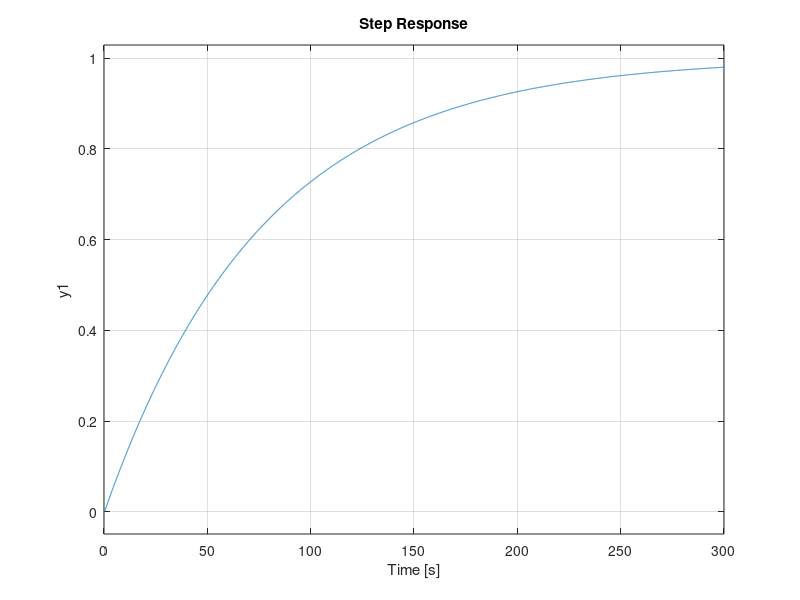
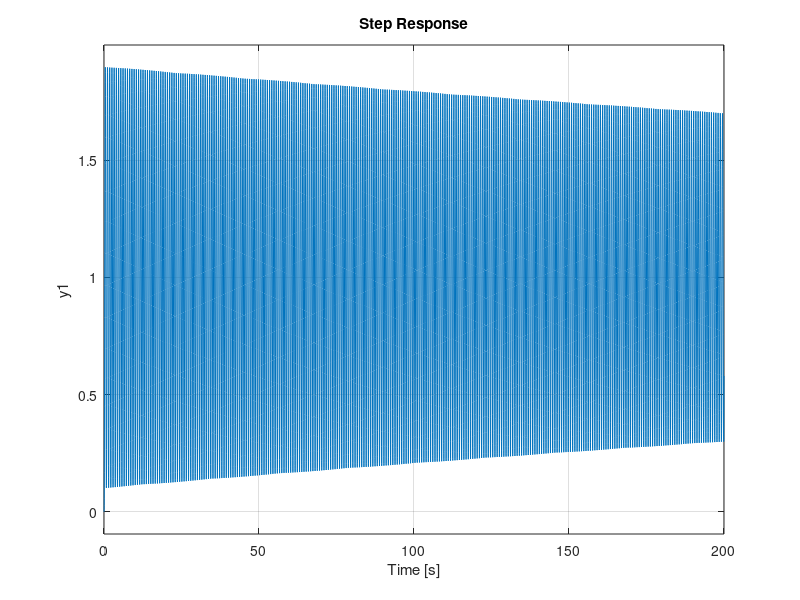
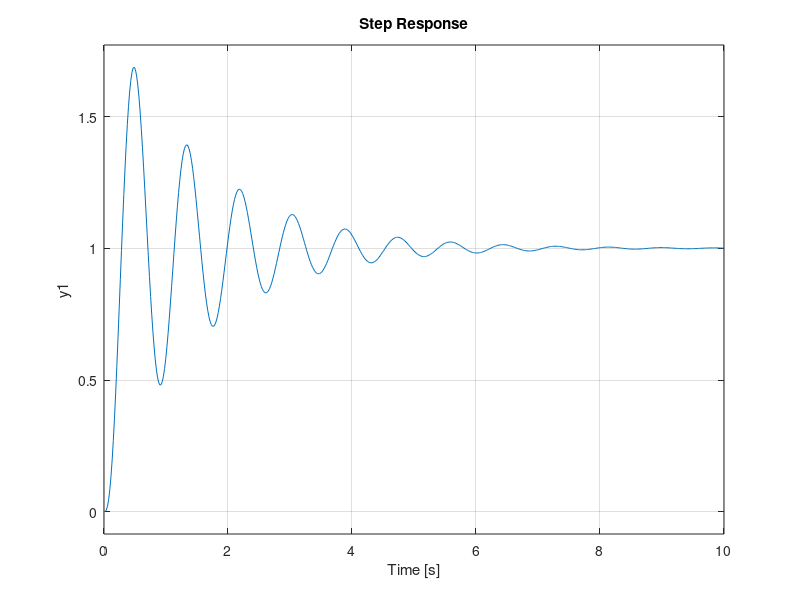
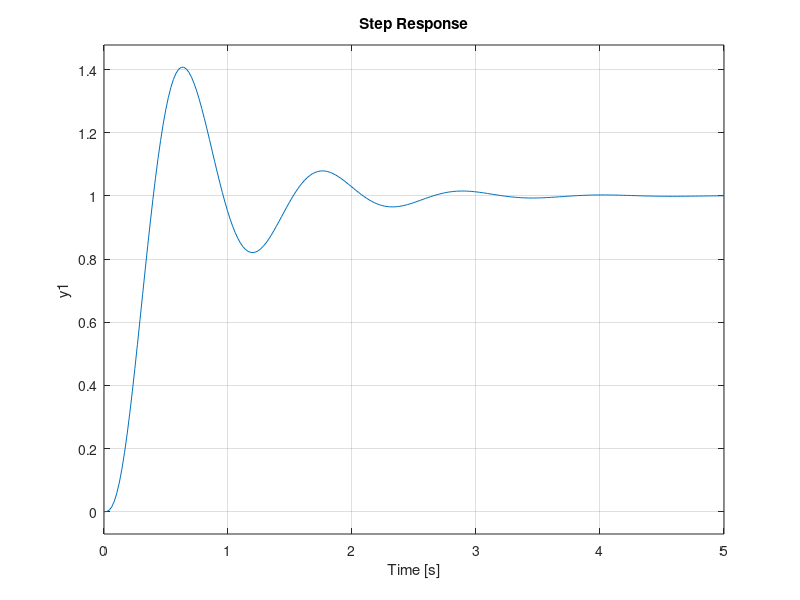

Here is the MATLAB script that generated these plots, in order:
function [] = testing_k_values
g=tf(1,[1 18 77 0]); %plant of the system
%these are the different values of kp that will be tested
Kp1=1;
Kp2=1385;
Kp3=918;
Kp4=500;
Kp5=5000;
%the following lines are the different closed loop transfer functions, one
%for each value of kp [this is a unity feedback system]
c1=feedback(Kp1*g,1,-1);
c2=feedback(Kp2*g,1,-1);
c3=feedback(Kp3*g,1,-1);
c4=feedback(Kp4*g,1,-1);
c5=feedback(Kp5*g,1,-1);
%the lines below display the 5 different figures, each labeled respectively
figure('Name','Testing for Kp of 1','NumberTitle','off');
step(c1);
figure('Name','Testing for Kp of 1385','NumberTitle','off');
step(c2);
figure('Name','Testing for Kp of 918','NumberTitle','off');
step(c3);
figure('Name','Testing for Kp of 500','NumberTitle','off');
step(c4);
figure('Name','Testing for Kp of 5000','NumberTitle','off');
step(c5);
end